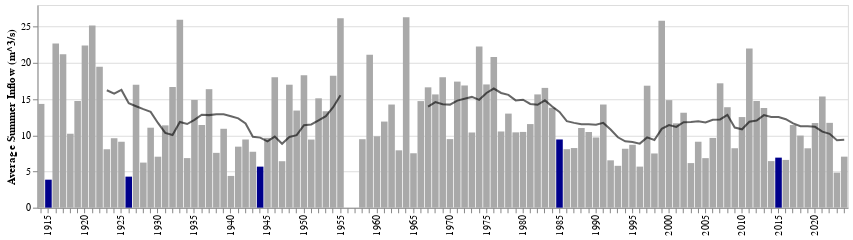

Source (notebook cell):
### Code cell
chart + moving_avg_line

### Figure 1 — Vega-Lite specification as saved in the notebook (floating-point values rounded to 4 significant figures)
{"config": {"view": {"continuousWidth": 400, "continuousHeight": 300}}, "layer": [{"mark": "bar", "encoding": {"color": {"condition": {"value": "darkblue", "test": "(((((datum.year === 1915) || (datum.year === 1926)) || (datum.year === 1944)) || (datum.year === 1985)) || (datum.year === 2015))"}, "value": "darkgrey"}, "tooltip": [{"field": "year", "type": "quantitative"}, {"field": "summer_avg", "type": "quantitative"}], "x": {"axis": {"labelExpr": "datum.value % 5 == 0 ? datum.value : ''"}, "field": "year", "title": null, "type": "ordinal"}, "y": {"field": "summer_avg", "title": "Average Summer Inflow (m^3/s)", "type": "quantitative"}}, "height": 200, "width": 800}, {"mark": {"type": "line", "color": "black", "opacity": 0.6}, "encoding": {"x": {"field": "year", "title": null, "type": "ordinal"}, "y": {"field": "moving_avg_10yr", "title": "Average Summer Inflow (m^3/s)", "type": "quantitative"}}}], "data": {"name": "data-7a04e2f4223cd5dff8ad44bdb5650e80"}, "$schema": "https://vega.github.io/schema/vega-lite/v4.17.0.json", "datasets": {"data-7a04e2f4223cd5dff8ad44bdb5650e80": [{"year": 1914, "summer_avg": 14.34, "moving_avg_10yr": null}, {"year": 1915, "summer_avg": 3.867, "moving_avg_10yr": null}, {"year": 1916, "summer_avg": 22.69, "moving_avg_10yr": null}, {"year": 1917, "summer_avg": 21.21, "moving_avg_10yr": null}, {"year": 1918, "summer_avg": 10.22, "moving_avg_10yr": null}, {"year": 1919, "summer_avg": 14.74, "moving_avg_10yr": null}, {"year": 1920, "summer_avg": 22.43, "moving_avg_10yr": null}, {"year": 1921, "summer_avg": 25.19, "moving_avg_10yr": null}, {"year": 1922, "summer_avg": 19.49, "moving_avg_10yr": null}, {"year": 1923, "summer_avg": 8.072, "moving_avg_10yr": 16.22}, {"year": 1924, "summer_avg": 9.597, "moving_avg_10yr": 15.75}, {"year": 1925, "summer_avg": 9.11, "moving_avg_10yr": 16.27}, {"year": 1926, "summer_avg": 4.288, "moving_avg_10yr": 14.43}, {"year": 1927, "summer_avg": 16.99, "moving_avg_10yr": 14.01}, {"year": 1928, "summer_avg": 6.229, "moving_avg_10yr": 13.61}, {"year": 1929, "summer_avg": 11.05, "moving_avg_10yr": 13.24}, {"year": 1930, "summer_avg": 7.044, "moving_avg_10yr": 11.71}, {"year": 1931, "summer_avg": 11.38, "moving_avg_10yr": 10.32}, {"year": 1932, "summer_avg": 16.67, "moving_avg_10yr": 10.04}, {"year": 1933, "summer_avg": 25.99, "moving_avg_10yr": 11.83}, {"year": 1934, "summer_avg": 6.851, "moving_avg_10yr": 11.56}, {"year": 1935, "summer_avg": 14.89, "moving_avg_10yr": 12.14}, {"year": 1936, "summer_avg": 11.43, "moving_avg_10yr": 12.85}, {"year": 1937, "summer_avg": 16.38, "moving_avg_10yr": 12.79}, {"year": 1938, "summer_avg": 7.575, "moving_avg_10yr": 12.92}, {"year": 1939, "summer_avg": 10.9, "moving_avg_10yr": 12.91}, {"year": 1940, "summer_avg": 4.387, "moving_avg_10yr": 12.64}, {"year": 1941, "summer_avg": 8.433, "moving_avg_10yr": 12.35}, {"year": 1942, "summer_avg": 9.423, "moving_avg_10yr": 11.62}, {"year": 1943, "summer_avg": 7.727, "moving_avg_10yr": 9.799}, {"year": 1944, "summer_avg": 5.671, "moving_avg_10yr": 9.681}, {"year": 1945, "summer_avg": 9.646, "moving_avg_10yr": 9.157}, {"year": 1946, "summer_avg": 18.02, "moving_avg_10yr": 9.816}, {"year": 1947, "summer_avg": 6.42, "moving_avg_10yr": 8.821}, {"year": 1948, "summer_avg": 16.99, "moving_avg_10yr": 9.762}, {"year": 1949, "summer_avg": 13.42, "moving_avg_10yr": 10.01}, {"year": 1950, "summer_avg": 18.3, "moving_avg_10yr": 11.41}, {"year": 1951, "summer_avg": 9.413, "moving_avg_10yr": 11.5}, {"year": 1952, "summer_avg": 15.11, "moving_avg_10yr": 12.07}, {"year": 1953, "summer_avg": 13.33, "moving_avg_10yr": 12.63}, {"year": 1954, "summer_avg": 18.23, "moving_avg_10yr": 13.89}, {"year": 1955, "summer_avg": 26.17, "moving_avg_10yr": 15.54}, {"year": 1956, "summer_avg": null, "moving_avg_10yr": null}, {"year": 1957, "summer_avg": null, "moving_avg_10yr": null}, {"year": 1958, "summer_avg": 9.462, "moving_avg_10yr": null}, {"year": 1959, "summer_avg": 21.13, "moving_avg_10yr": null}, {"year": 1960, "summer_avg": 9.869, "moving_avg_10yr": null}, {"year": 1961, "summer_avg": 11.9, "moving_avg_10yr": null}, {"year": 1962, "summer_avg": 14.25, "moving_avg_10yr": null}, {"year": 1963, "summer_avg": 7.924, "moving_avg_10yr": null}, {"year": 1964, "summer_avg": 26.32, "moving_avg_10yr": null}, {"year": 1965, "summer_avg": 7.519, "moving_avg_10yr": null}, {"year": 1966, "summer_avg": 14.73, "moving_avg_10yr": null}, {"year": 1967, "summer_avg": 16.63, "moving_avg_10yr": 13.97}, {"year": 1968, "summer_avg": 15.65, "moving_avg_10yr": 14.59}, {"year": 1969, "summer_avg": 18.02, "moving_avg_10yr": 14.28}, {"year": 1970, "summer_avg": 9.475, "moving_avg_10yr": 14.24}, {"year": 1971, "summer_avg": 17.42, "moving_avg_10yr": 14.79}, {"year": 1972, "summer_avg": 16.89, "moving_avg_10yr": 15.06}, {"year": 1973, "summer_avg": 10.39, "moving_avg_10yr": 15.3}, {"year": 1974, "summer_avg": 22.27, "moving_avg_10yr": 14.9}, {"year": 1975, "summer_avg": 17.03, "moving_avg_10yr": 15.85}, {"year": 1976, "summer_avg": 20.84, "moving_avg_10yr": 16.46}, {"year": 1977, "summer_avg": 10.53, "moving_avg_10yr": 15.85}, {"year": 1978, "summer_avg": 13.0, "moving_avg_10yr": 15.59}, {"year": 1979, "summer_avg": 10.41, "moving_avg_10yr": 14.83}, {"year": 1980, "summer_avg": 10.47, "moving_avg_10yr": 14.92}, {"year": 1981, "summer_avg": 11.55, "moving_avg_10yr": 14.34}, {"year": 1982, "summer_avg": 15.65, "moving_avg_10yr": 14.21}, {"year": 1983, "summer_avg": 16.55, "moving_avg_10yr": 14.83}, {"year": 1984, "summer_avg": 13.81, "moving_avg_10yr": 13.98}, {"year": 1985, "summer_avg": 9.425, "moving_avg_10yr": 13.22}, {"year": 1986, "summer_avg": 8.082, "moving_avg_10yr": 11.95}, {"year": 1987, "summer_avg": 8.239, "moving_avg_10yr": 11.72}, {"year": 1988, "summer_avg": 11.01, "moving_avg_10yr": 11.52}, {"year": 1989, "summer_avg": 10.46, "moving_avg_10yr": 11.52}, {"year": 1990, "summer_avg": 9.7, "moving_avg_10yr": 11.45}, {"year": 1991, "summer_avg": 14.26, "moving_avg_10yr": 11.72}, {"year": 1992, "summer_avg": 6.543, "moving_avg_10yr": 10.81}, {"year": 1993, "summer_avg": 5.785, "moving_avg_10yr": 9.73}, {"year": 1994, "summer_avg": 8.142, "moving_avg_10yr": 9.164}, {"year": 1995, "summer_avg": 8.687, "moving_avg_10yr": 9.09}, {"year": 1996, "summer_avg": 5.675, "moving_avg_10yr": 8.849}, {"year": 1997, "summer_avg": 16.86, "moving_avg_10yr": 9.711}, {"year": 1998, "summer_avg": 7.49, "moving_avg_10yr": 9.359}, {"year": 1999, "summer_avg": 25.83, "moving_avg_10yr": 10.9}, {"year": 2000, "summer_avg": 14.86, "moving_avg_10yr": 11.41}, {"year": 2001, "summer_avg": 11.66, "moving_avg_10yr": 11.15}, {"year": 2002, "summer_avg": 13.12, "moving_avg_10yr": 11.81}, {"year": 2003, "summer_avg": 6.161, "moving_avg_10yr": 11.85}, {"year": 2004, "summer_avg": 9.111, "moving_avg_10yr": 11.94}, {"year": 2005, "summer_avg": 6.845, "moving_avg_10yr": 11.76}, {"year": 2006, "summer_avg": 9.638, "moving_avg_10yr": 12.16}, {"year": 2007, "summer_avg": 17.19, "moving_avg_10yr": 12.19}, {"year": 2008, "summer_avg": 13.88, "moving_avg_10yr": 12.83}, {"year": 2009, "summer_avg": 8.212, "moving_avg_10yr": 11.07}, {"year": 2010, "summer_avg": 12.52, "moving_avg_10yr": 10.83}, {"year": 2011, "summer_avg": 22.01, "moving_avg_10yr": 11.87}, {"year": 2012, "summer_avg": 14.74, "moving_avg_10yr": 12.03}, {"year": 2013, "summer_avg": 13.78, "moving_avg_10yr": 12.79}, {"year": 2014, "summer_avg": 6.436, "moving_avg_10yr": 12.52}, {"year": 2015, "summer_avg": 6.915, "moving_avg_10yr": 12.53}, {"year": 2016, "summer_avg": 6.599, "moving_avg_10yr": 12.23}, {"year": 2017, "summer_avg": 11.42, "moving_avg_10yr": 11.65}, {"year": 2018, "summer_avg": 9.964, "moving_avg_10yr": 11.26}, {"year": 2019, "summer_avg": 8.206, "moving_avg_10yr": 11.26}, {"year": 2020, "summer_avg": 11.7, "moving_avg_10yr": 11.18}, {"year": 2021, "summer_avg": 15.36, "moving_avg_10yr": 10.51}, {"year": 2022, "summer_avg": 11.72, "moving_avg_10yr": 10.21}, {"year": 2023, "summer_avg": 4.842, "moving_avg_10yr": 9.316}, {"year": 2024, "summer_avg": 7.05, "moving_avg_10yr": 9.378}]}}
